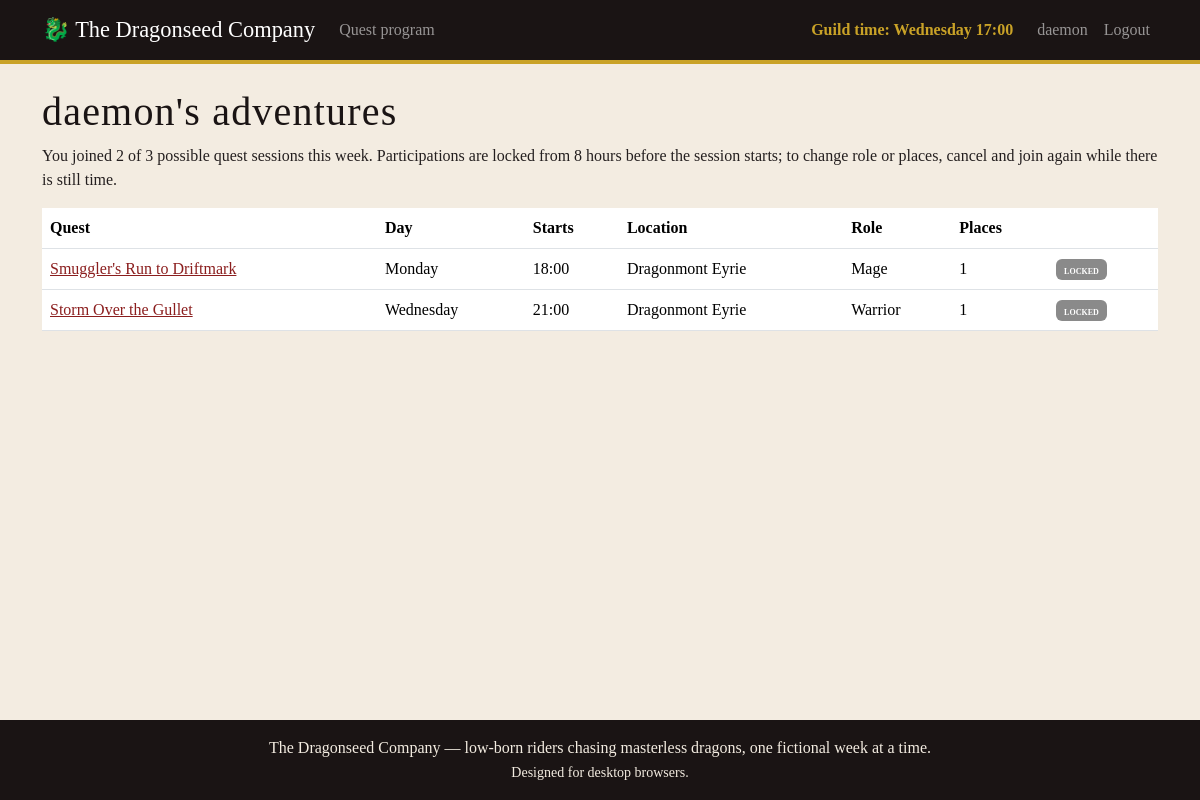
Page /profile (signed in) on the committed database.
### tables this page shows
CREATE TABLE users (
    id INTEGER PRIMARY KEY AUTOINCREMENT,
    username TEXT NOT NULL UNIQUE,
    password TEXT NOT NULL,
    role TEXT NOT NULL DEFAULT 'adventurer'
);

CREATE TABLE participations (
    id INTEGER PRIMARY KEY AUTOINCREMENT,
    session_id INTEGER NOT NULL REFERENCES sessions(id),
    user_id INTEGER NOT NULL REFERENCES users(id),
    role TEXT NOT NULL,
    places INTEGER NOT NULL CHECK (places IN (1, 2)),  -- backs up the "max 2 places" rule at the db level
    UNIQUE (session_id, user_id)  -- backs up the "can't join the same session twice" rule at the db level
);

CREATE TABLE quests (
    id INTEGER PRIMARY KEY AUTOINCREMENT,
    title TEXT NOT NULL,
    type TEXT NOT NULL,
    difficulty TEXT NOT NULL,
    duration INTEGER NOT NULL,
    description TEXT NOT NULL,
    image TEXT NOT NULL
);

### app.py (the view)
@app.route('/profile')
@login_required
def profile():
    if current_user.role == 'master':
        return redirect(url_for('manage'))
    if current_user.role == 'council':
        return redirect(url_for('council'))
    participations = dao.get_user_participations(current_user.id)
    for p in participations:
        p['locked'] = to_minutes(p['day'], p['start_time']) - NOW <= 8 * 60
    return render_template('profile.html', participations=participations)

### app.py (called while the page is built)
def to_minutes(day, time):
    hours, minutes = time.split(':')
    return day * 24 * 60 + int(hours) * 60 + int(minutes)

@app.context_processor
def template_globals():
    return dict(DAYS=DAYS, LOCATIONS=LOCATIONS, TYPES=TYPES, DIFFICULTIES=DIFFICULTIES,
                CAPACITY=CAPACITY, IMAGES=IMAGES, NOW=NOW, SIM_DAY=SIM_DAY, SIM_TIME=SIM_TIME)

@login_manager.user_loader
def load_user(user_id):
    row = dao.get_user_by_id(user_id)
    return User(row) if row else None

### dao.py (called while the page is built)
def get_db():
    db = sqlite3.connect(DB)
    db.row_factory = sqlite3.Row
    db.execute('PRAGMA foreign_keys = ON')
    return db

def get_user_by_id(user_id):
    db = get_db()
    user = db.execute('SELECT * FROM users WHERE id = ?', (user_id,)).fetchone()
    db.close()
    return user

def get_user_participations(user_id):
    db = get_db()
    rows = db.execute('''SELECT p.id, p.role, p.places, s.id AS session_id, s.day,
                                s.start_time, s.location, q.title, q.duration
                         FROM participations p
                         JOIN sessions s ON p.session_id = s.id
                         JOIN quests q ON s.quest_id = q.id
                         WHERE p.user_id = ? ORDER BY s.day, s.start_time''', (user_id,)).fetchall()
    db.close()
    return [dict(row) for row in rows]

### templates/profile.html (shortened to what this page needs)
{% extends 'base.html' %}
{% block content %}
<h1>{{ current_user.username }}'s adventures</h1>
<p>
    You joined {{ participations|length }} of 3 possible quest sessions this week.
    Participations are locked from 8 hours before the session starts; to change role
    or places, cancel and join again while there is still time.
</p>
{% if participations %}
<table class="table align-middle">
    <thead>
        <tr>
            <th>Quest</th><th>Day</th><th>Starts</th><th>Location</th>
            <th>Role</th><th>Places</th><th></th>
        </tr>
    </thead>
    <tbody>
        {% for p in participations %}
        <tr>
            <td><a href="{{ url_for('session_detail', session_id=p.session_id) }}">{{ p.title }}</a></td>
            <td>{{ DAYS[p.day] }}</td>
            <td>{{ p.start_time }}</td>
            <td>{{ p.location }}</td>
            <td>{{ p.role }}</td>
            <td>{{ p.places }}</td>
            <td>
                {% if p.locked %}
                <span class="badge locked-badge">locked</span>
                {% else %}
                <form method="POST" action="{{ url_for('cancel', part_id=p.id) }}">
                    <button class="btn btn-sm btn-outline-danger">Cancel</button>
                </form>
                {% endif %}
            </td>
        </tr>
        {% endfor %}
    </tbody>
</table>
{% else %}
<p>You have not joined any quest yet &mdash; check the <a href="{{ url_for('index') }}">weekly program</a>!</p>
{% endif %}
{% endblock %}

### templates/base.html (shortened to what this page needs)
<!DOCTYPE html>
<html lang="en">
<head>
    <link href="https://cdn.jsdelivr.net/npm/bootstrap@5.3.3/dist/css/bootstrap.min.css" rel="stylesheet">
    <link rel="stylesheet" href="{{ url_for('static', filename='style.css') }}">
</head>
<body>
<header>
    <nav class="navbar navbar-expand navbar-dark">
        <div class="container">
            <a class="navbar-brand" href="{{ url_for('index') }}">&#128009; The Dragonseed Company</a>
            <ul class="navbar-nav me-auto">
                <li class="nav-item"><a class="nav-link" href="{{ url_for('index') }}">Quest program</a></li>
            </ul>
            <span class="navbar-text sim-clock me-3">Guild time: {{ DAYS[SIM_DAY] }} {{ SIM_TIME }}</span>
            <ul class="navbar-nav">
                {% if current_user.is_authenticated %}
                <li class="nav-item"><a class="nav-link" href="{{ url_for('profile') }}">{{ current_user.username }}</a></li>
                <li class="nav-item"><a class="nav-link" href="{{ url_for('logout') }}">Logout</a></li>
                {% else %}
                <li class="nav-item"><a class="nav-link" href="{{ url_for('login') }}">Login</a></li>
                <li class="nav-item"><a class="nav-link" href="{{ url_for('register') }}">Register</a></li>
                {% endif %}
            </ul>
        </div>
    </nav>
</header>
<main class="container my-4">
    {% block content %}{% endblock %}
</main>
<footer class="text-center py-3">
    <p class="mb-0">The Dragonseed Company &mdash; low-born riders chasing masterless dragons, one fictional week at a time.</p>
    <p class="mb-0"><small>Designed for desktop browsers.</small></p>
</footer>
</body>
</html>

### static/style.css (style rules this page uses)
:root { --ink: #241f1f; --parchment: #f3ece1; --valyrian: #1a1414; --dragonfire: #8b1e1e; --ember: #b34a35; --gold: #c9a227; }
body { background-color: var(--parchment); color: var(--ink); font-family: Georgia, 'Times New Roman', serif; min-height: 100vh; display: flex; flex-direction: column; }
main { flex: 1; }
h1, h2, h3 { color: var(--valyrian); letter-spacing: .03em; }
a { color: var(--dragonfire); }
.navbar { background-color: var(--valyrian); border-bottom: 4px solid var(--gold); }
.navbar-brand { font-size: 1.4rem; }
.sim-clock { color: var(--gold); font-weight: bold; }
.badge { font-variant: small-caps; }
.locked-badge { background-color: #8a8a8a; }
footer { background-color: var(--valyrian); color: var(--parchment); margin-top: 3rem; }

### rows in the picture
users: username "daemon"
participations: title "Smuggler's Run to Driftmark", start_time "18:00", location "Dragonmont Eyrie", role "Mage", places "1"
participations: title "Storm Over the Gullet", start_time "21:00", location "Dragonmont Eyrie", role "Warrior", places "1"

### other values in the picture
{{ DAYS[SIM_DAY] }} "Wednesday"
{{ SIM_TIME }} "17:00"
{{ participations|length }} "2"
{{ DAYS[p.day] }} "Monday"
{{ DAYS[p.day] }} "Wednesday"
